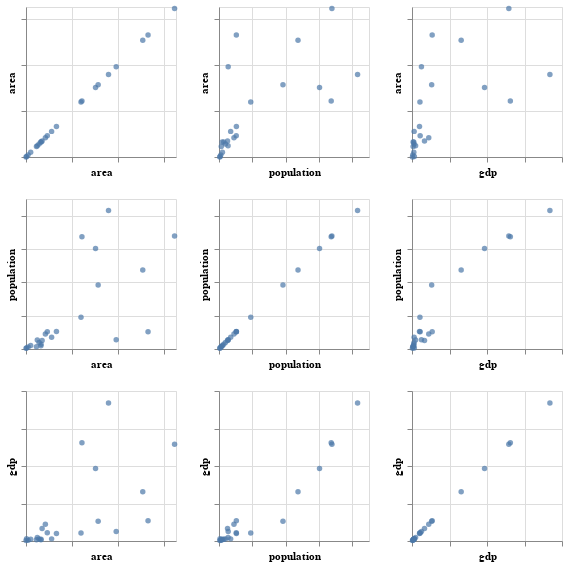

Notebook code for this chart:
### Markdown cell above
### Scatterplot matrix

… but we can have multiple scatterplots in a matrix layout, each cell containing a small scatterplot for a pair of dimensions.

Altair supports [repeated charts](https://altair-viz.github.io/user_guide/compound_charts.html?#repeat-chart), with which we can create multi-view displays in a snap:

### Code cell
data = wikidata

cols = ["area",	"population", "gdp"]


alt.Chart(data).mark_circle().encode(
    # the data dimensions used for the encoding are specified below under repeat
    # they are all quantitative and we remove the axis labels to avoid clutter
    alt.X(alt.repeat("column"), type='quantitative', axis=alt.Axis(labels=False)),
    alt.Y(alt.repeat("row"), type='quantitative', axis=alt.Axis(labels=False)),
    # we add a tooltip with the country's name
    tooltip = "country"    
).properties( width=150, height=150).repeat(
    # specify which data columns are used
    column=cols,
    row=cols
)

### Figure 1 — Vega-Lite specification as saved in the notebook (floating-point values rounded to 4 significant figures)
{"config": {"view": {"continuousWidth": 300, "continuousHeight": 300}}, "repeat": {"column": ["area", "population", "gdp"], "row": ["area", "population", "gdp"]}, "spec": {"data": {"name": "data-731e63717a61d831a429e4635a5db1e7"}, "mark": {"type": "circle"}, "encoding": {"tooltip": {"field": "country", "type": "nominal"}, "x": {"axis": {"labels": false}, "field": {"repeat": "column"}, "type": "quantitative"}, "y": {"axis": {"labels": false}, "field": {"repeat": "row"}, "type": "quantitative"}}, "height": 150, "width": 150}, "$schema": "https://vega.github.io/schema/vega-lite/v5.8.0.json", "datasets": {"data-731e63717a61d831a429e4635a5db1e7": [{"country": "Finland", "area": 390905420000, "population": 5516224, "gdp": 251900000000.0}, {"country": "Croatia", "area": 56594000000, "population": 3871833, "gdp": 54850000000.0}, {"country": "Romania", "area": 238397000000, "population": 19053815, "gdp": 211800000000.0}, {"country": "Sweden", "area": 528861060000, "population": 10409248, "gdp": 538000000000.0}, {"country": "Malta", "area": 316000000, "population": 465292, "gdp": 12540000000.0}, {"country": "Republic of Ireland", "area": 69797000000, "population": 5123536, "gdp": 333700000000.0}, {"country": "Latvia", "area": 64593790000, "population": 1875757, "gdp": 30260000000.0}, {"country": "Estonia", "area": 45339000000, "population": 1365884, "gdp": 30310000000.0}, {"country": "Austria", "area": 83878990000, "population": 8979894, "gdp": 447000000000.0}, {"country": "Germany", "area": 357587770000, "population": 83149300, "gdp": 3677000000000.0}, {"country": "Luxembourg", "area": 2586360000, "population": 660809, "gdp": 62400000000.0}, {"country": "Slovakia", "area": 49035000000, "population": 5449270, "gdp": 95770000000.0}, {"country": "Italy", "area": 301338000000, "population": 60317000, "gdp": 1935000000000.0}, {"country": "Spain", "area": 505990000000, "population": 47415750, "gdp": 1311000000000.0}, {"country": "Cyprus", "area": 9242450000, "population": 1141166, "gdp": 21650000000.0}, {"country": "Greece", "area": 131957000000, "population": 10432481, "gdp": 200300000000.0}, {"country": "France", "area": 643801000000, "population": 67749632, "gdp": 2583000000000.0}, {"country": "Lithuania", "area": 65300000000, "population": 2860002, "gdp": 47170000000.0}, {"country": "Portugal", "area": 92225000000, "population": 10347892, "gdp": 217600000000.0}, {"country": "Bulgaria", "area": 110993600000, "population": 7000039, "gdp": 56830000000.0}, {"country": "United Kingdom", "area": 242495406794, "population": 67326569, "gdp": 2622000000000.0}, {"country": "Poland", "area": 312683000000, "population": 38382576, "gdp": 524500000000.0}, {"country": "Slovenia", "area": 20271000000, "population": 2066880, "gdp": 48770000000.0}]}}
